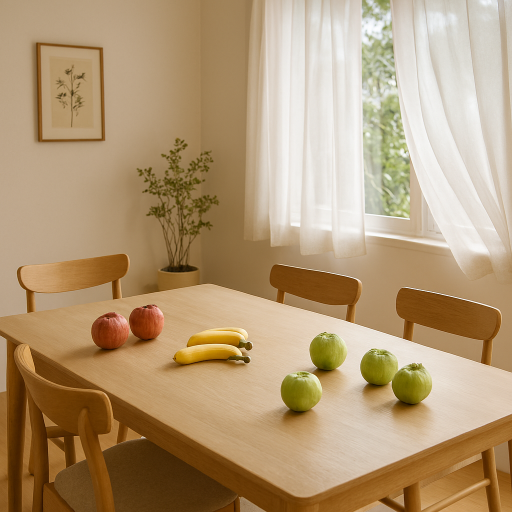
#> input picture test/data/dining_fruits_copilot_20260102_211142.png, 1024 x 1024 px (shown at 1/2 size)
$ python resize_image.py ../test/data/dining_fruits_copilot_20260102_211142.png out.png 100 100
#> lines starting #> are read from the running program, lines starting #| are printed output that depends on the picture
import argparse
from PIL import Image
import os

def resize_image(input_path, output_path, width, height):
    """Resizes an image to the specified width and height."""
#> called with output_path = 'out.png', width = 100, height = 100
    try:
        with Image.open(input_path) as img:
            # Resize the image
#> img is the input picture: PIL image 1024x1024 RGB; mean R, G, B 178.6, 152.5, 117.6
            resized_img = img.resize((width, height), Image.Resampling.LANCZOS)
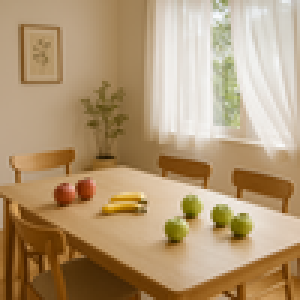
#> resized_img: PIL image 100x100 RGB (shown 3 times larger); mean R, G, B 178.6, 152.5, 117.7

            # Ensure the output directory exists
            output_dir = os.path.dirname(output_path)
            if output_dir and not os.path.exists(output_dir):
                os.makedirs(output_dir)

            # Save the resized image
            resized_img.save(output_path)
            print(f"Successfully resized image and saved to: {output_path}")
            print(f"New dimensions: {width}x{height}")

    except FileNotFoundError:
        print(f"Error: Input file not found at '{input_path}'")
    except Exception as e:
        print(f"An error occurred: {e}")

if __name__ == "__main__":
    # Set up argument parsing
    parser = argparse.ArgumentParser(description="Resize an image to a specified width and height.")

    parser.add_argument("input_image_path", type=str, help="Path to the input image file.")
    parser.add_argument("output_image_path", type=str, help="Path for the output resized image file.")
    parser.add_argument("width", type=int, help="Desired output width in pixels.")
    parser.add_argument("height", type=int, help="Desired output height in pixels.")

    # Parse the arguments from the command line
    args = parser.parse_args()

    # Call the resize function with the parsed arguments
    resize_image(args.input_image_path, args.output_image_path, args.width, args.height)
